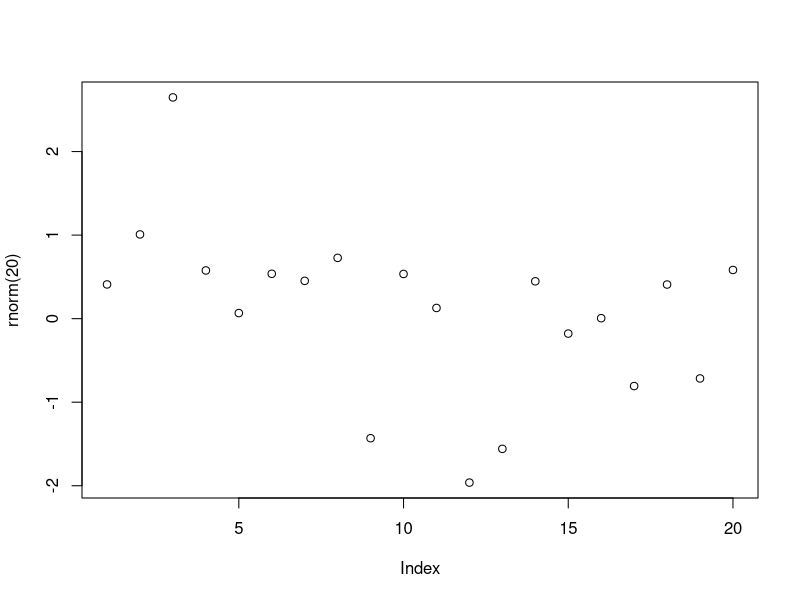

R code for this plot:
#Saving Plots

## Opening the graphical device
#pdf("images/mysample__plot.pdf")

# Creating a plot
plot(rnorm(20))

# Closing the graphical device
#dev.off() 